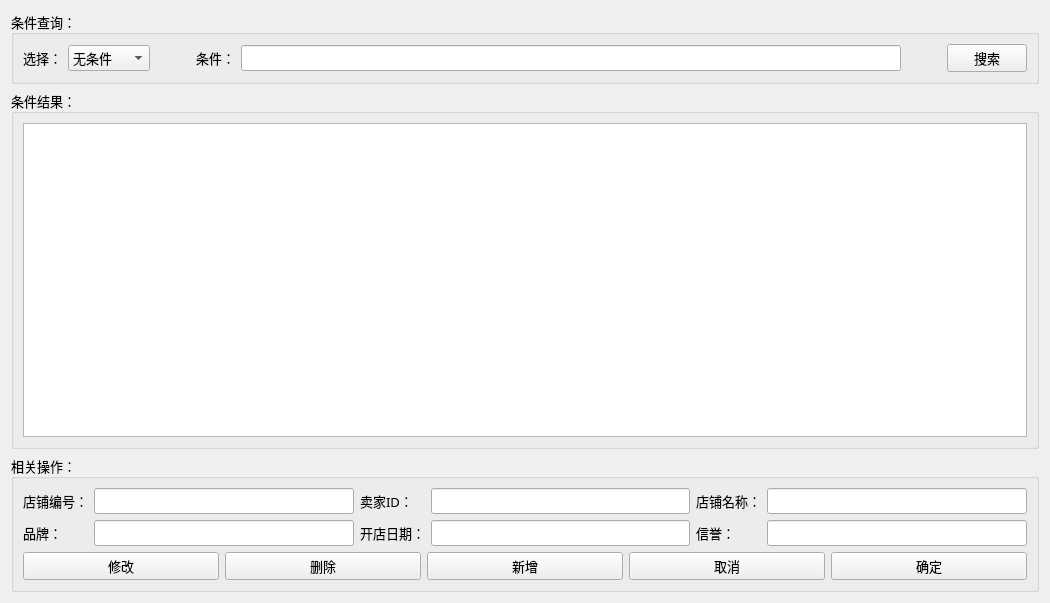
<?xml version="1.0" encoding="UTF-8"?>
<ui version="4.0">
 <class>StoreMS</class>
 <widget class="QWidget" name="StoreMS">
  <property name="geometry">
   <rect>
    <x>0</x>
    <y>0</y>
    <width>1050</width>
    <height>603</height>
   </rect>
  </property>
  <property name="windowTitle">
   <string>Form</string>
  </property>
  <layout class="QGridLayout" name="gridLayout">
   <item row="0" column="0">
    <widget class="QGroupBox" name="groupBox">
     <property name="font">
      <font>
       <family>新宋体</family>
       <pointsize>10</pointsize>
      </font>
     </property>
     <property name="title">
      <string>条件查询：</string>
     </property>
     <layout class="QGridLayout" name="gridLayout_3">
      <item row="0" column="0">
       <layout class="QHBoxLayout" name="horizontalLayout">
        <item>
         <widget class="QLabel" name="label">
          <property name="text">
           <string>选择：</string>
          </property>
         </widget>
        </item>
        <item>
         <widget class="QComboBox" name="cb_condition">
          <item>
           <property name="text">
            <string>无条件</string>
           </property>
          </item>
          <item>
           <property name="text">
            <string>店铺编号</string>
           </property>
          </item>
          <item>
           <property name="text">
            <string>卖家账号</string>
           </property>
          </item>
          <item>
           <property name="text">
            <string>店铺名称</string>
           </property>
          </item>
          <item>
           <property name="text">
            <string>品牌</string>
           </property>
          </item>
          <item>
           <property name="text">
            <string>开店日期</string>
           </property>
          </item>
          <item>
           <property name="text">
            <string>信誉值</string>
           </property>
          </item>
         </widget>
        </item>
        <item>
         <spacer name="horizontalSpacer">
          <property name="orientation">
           <enum>Qt::Horizontal</enum>
          </property>
          <property name="sizeType">
           <enum>QSizePolicy::Fixed</enum>
          </property>
          <property name="sizeHint" stdset="0">
           <size>
            <width>40</width>
            <height>20</height>
           </size>
          </property>
         </spacer>
        </item>
        <item>
         <widget class="QLabel" name="label_2">
          <property name="text">
           <string>条件：</string>
          </property>
         </widget>
        </item>
        <item>
         <widget class="QLineEdit" name="le_condition"/>
        </item>
        <item>
         <spacer name="horizontalSpacer_2">
          <property name="orientation">
           <enum>Qt::Horizontal</enum>
          </property>
          <property name="sizeType">
           <enum>QSizePolicy::Fixed</enum>
          </property>
          <property name="sizeHint" stdset="0">
           <size>
            <width>40</width>
            <height>20</height>
           </size>
          </property>
         </spacer>
        </item>
        <item>
         <widget class="QPushButton" name="pb_search">
          <property name="text">
           <string>搜索</string>
          </property>
         </widget>
        </item>
       </layout>
      </item>
     </layout>
    </widget>
   </item>
   <item row="1" column="0">
    <widget class="QGroupBox" name="groupBox_2">
     <property name="font">
      <font>
       <family>新宋体</family>
       <pointsize>10</pointsize>
      </font>
     </property>
     <property name="title">
      <string>条件结果：</string>
     </property>
     <layout class="QGridLayout" name="gridLayout_6">
      <item row="0" column="0">
       <widget class="QTableWidget" name="tableWidget"/>
      </item>
     </layout>
    </widget>
   </item>
   <item row="2" column="0">
    <widget class="QGroupBox" name="groupBox_3">
     <property name="font">
      <font>
       <family>新宋体</family>
       <pointsize>10</pointsize>
      </font>
     </property>
     <property name="title">
      <string>相关操作：</string>
     </property>
     <layout class="QGridLayout" name="gridLayout_5">
      <item row="0" column="0">
       <layout class="QGridLayout" name="gridLayout_2">
        <item row="0" column="0">
         <widget class="QLabel" name="label_3">
          <property name="text">
           <string>店铺编号：</string>
          </property>
         </widget>
        </item>
        <item row="0" column="1">
         <widget class="QLineEdit" name="le_id"/>
        </item>
        <item row="0" column="2">
         <widget class="QLabel" name="label_4">
          <property name="text">
           <string>卖家ID：</string>
          </property>
         </widget>
        </item>
        <item row="0" column="3">
         <widget class="QLineEdit" name="le_sellerID"/>
        </item>
        <item row="0" column="4">
         <widget class="QLabel" name="label_5">
          <property name="text">
           <string>店铺名称：</string>
          </property>
         </widget>
        </item>
        <item row="0" column="5">
         <widget class="QLineEdit" name="le_name"/>
        </item>
        <item row="1" column="0">
         <widget class="QLabel" name="label_6">
          <property name="text">
           <string>品牌：</string>
          </property>
         </widget>
        </item>
        <item row="1" column="1">
         <widget class="QLineEdit" name="le_brand"/>
        </item>
        <item row="1" column="2">
         <widget class="QLabel" name="label_7">
          <property name="text">
           <string>开店日期：</string>
          </property>
         </widget>
        </item>
        <item row="1" column="3">
         <widget class="QLineEdit" name="le_date"/>
        </item>
        <item row="1" column="4">
         <widget class="QLabel" name="label_8">
          <property name="text">
           <string>信誉：</string>
          </property>
         </widget>
        </item>
        <item row="1" column="5">
         <widget class="QLineEdit" name="le_reputation"/>
        </item>
       </layout>
      </item>
      <item row="1" column="0">
       <layout class="QGridLayout" name="gridLayout_4">
        <item row="0" column="4">
         <widget class="QPushButton" name="pb_ensure">
          <property name="sizePolicy">
           <sizepolicy hsizetype="Minimum" vsizetype="Preferred">
            <horstretch>0</horstretch>
            <verstretch>0</verstretch>
           </sizepolicy>
          </property>
          <property name="text">
           <string>确定</string>
          </property>
         </widget>
        </item>
        <item row="0" column="1">
         <widget class="QPushButton" name="pb_delete">
          <property name="sizePolicy">
           <sizepolicy hsizetype="Minimum" vsizetype="Fixed">
            <horstretch>0</horstretch>
            <verstretch>0</verstretch>
           </sizepolicy>
          </property>
          <property name="text">
           <string>删除</string>
          </property>
         </widget>
        </item>
        <item row="0" column="3">
         <widget class="QPushButton" name="pb_cancel">
          <property name="text">
           <string>取消</string>
          </property>
         </widget>
        </item>
        <item row="0" column="0">
         <widget class="QPushButton" name="pb_modify">
          <property name="text">
           <string>修改</string>
          </property>
         </widget>
        </item>
        <item row="0" column="2">
         <widget class="QPushButton" name="pb_add">
          <property name="text">
           <string>新增</string>
          </property>
         </widget>
        </item>
       </layout>
      </item>
     </layout>
    </widget>
   </item>
  </layout>
 </widget>
 <resources/>
 <connections/>
</ui>
